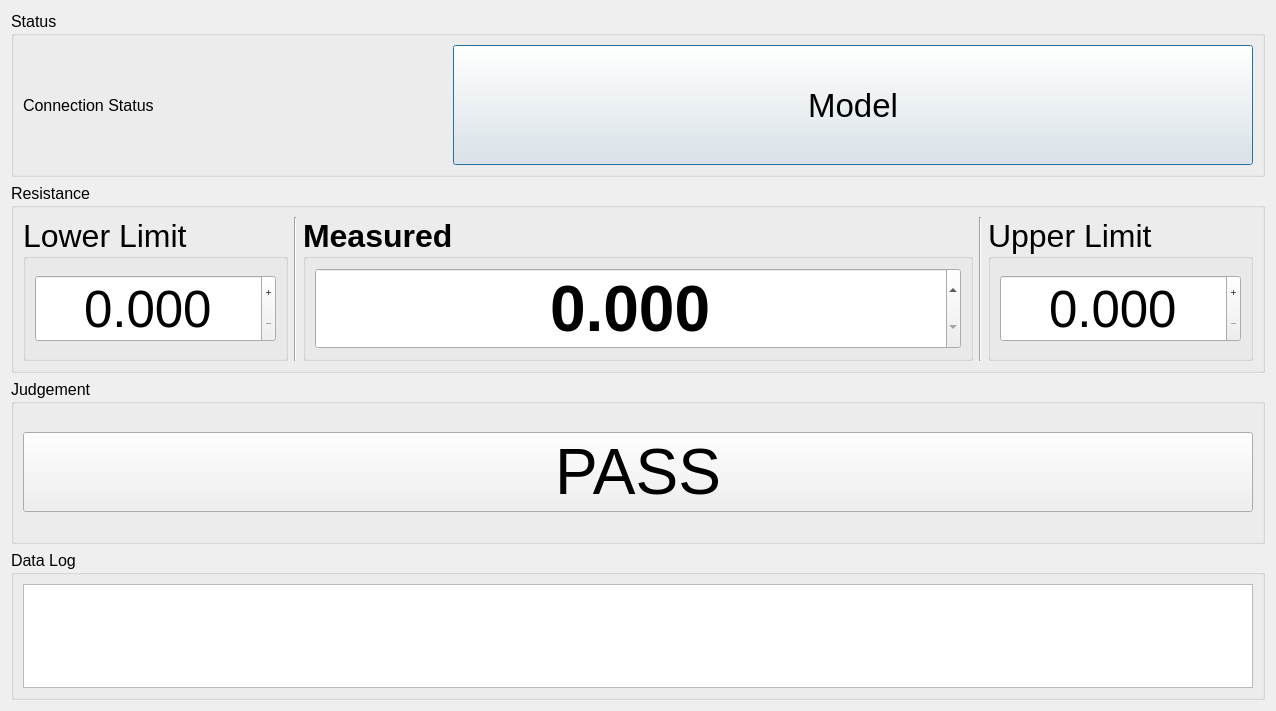
<?xml version="1.0" encoding="UTF-8"?>
<ui version="4.0">
 <class>Dialog</class>
 <widget class="QDialog" name="Dialog">
  <property name="geometry">
   <rect>
    <x>0</x>
    <y>0</y>
    <width>1276</width>
    <height>711</height>
   </rect>
  </property>
  <property name="sizePolicy">
   <sizepolicy hsizetype="Maximum" vsizetype="Maximum">
    <horstretch>0</horstretch>
    <verstretch>0</verstretch>
   </sizepolicy>
  </property>
  <property name="windowTitle">
   <string>Dialog</string>
  </property>
  <layout class="QVBoxLayout" name="verticalLayout">
   <item>
    <widget class="QGroupBox" name="groupBox_status">
     <property name="font">
      <font>
       <pointsize>12</pointsize>
      </font>
     </property>
     <property name="title">
      <string>Status</string>
     </property>
     <layout class="QHBoxLayout" name="horizontalLayout_2">
      <item>
       <widget class="QLabel" name="label_ConnectionStatus">
        <property name="text">
         <string>Connection Status</string>
        </property>
       </widget>
      </item>
      <item>
       <widget class="QPushButton" name="pushButton_model">
        <property name="minimumSize">
         <size>
          <width>800</width>
          <height>120</height>
         </size>
        </property>
        <property name="font">
         <font>
          <pointsize>25</pointsize>
         </font>
        </property>
        <property name="text">
         <string>Model</string>
        </property>
       </widget>
      </item>
     </layout>
    </widget>
   </item>
   <item>
    <widget class="QGroupBox" name="groupBox_Resistance">
     <property name="font">
      <font>
       <pointsize>12</pointsize>
      </font>
     </property>
     <property name="title">
      <string>Resistance</string>
     </property>
     <layout class="QHBoxLayout" name="horizontalLayout">
      <item>
       <widget class="QGroupBox" name="groupBox_LowerLimit">
        <property name="font">
         <font>
          <pointsize>24</pointsize>
         </font>
        </property>
        <property name="title">
         <string>Lower Limit</string>
        </property>
        <layout class="QVBoxLayout" name="verticalLayout_3">
         <item>
          <widget class="QDoubleSpinBox" name="doubleSpinBox_lowerLimit">
           <property name="font">
            <font>
             <pointsize>38</pointsize>
            </font>
           </property>
           <property name="alignment">
            <set>Qt::AlignCenter</set>
           </property>
           <property name="buttonSymbols">
            <enum>QAbstractSpinBox::PlusMinus</enum>
           </property>
           <property name="suffix">
            <string/>
           </property>
           <property name="decimals">
            <number>3</number>
           </property>
          </widget>
         </item>
        </layout>
       </widget>
      </item>
      <item>
       <widget class="Line" name="line">
        <property name="orientation">
         <enum>Qt::Vertical</enum>
        </property>
       </widget>
      </item>
      <item>
       <widget class="QGroupBox" name="groupBox_MeasureValue">
        <property name="minimumSize">
         <size>
          <width>670</width>
          <height>0</height>
         </size>
        </property>
        <property name="font">
         <font>
          <pointsize>24</pointsize>
          <weight>75</weight>
          <bold>true</bold>
         </font>
        </property>
        <property name="title">
         <string>Measured</string>
        </property>
        <layout class="QVBoxLayout" name="verticalLayout_4">
         <item>
          <widget class="QDoubleSpinBox" name="doubleSpinBox_Measure">
           <property name="font">
            <font>
             <pointsize>48</pointsize>
             <weight>75</weight>
             <bold>true</bold>
            </font>
           </property>
           <property name="alignment">
            <set>Qt::AlignCenter</set>
           </property>
           <property name="decimals">
            <number>3</number>
           </property>
          </widget>
         </item>
        </layout>
       </widget>
      </item>
      <item>
       <widget class="Line" name="line_2">
        <property name="orientation">
         <enum>Qt::Vertical</enum>
        </property>
       </widget>
      </item>
      <item>
       <widget class="QGroupBox" name="groupBox_UpperLimit">
        <property name="font">
         <font>
          <pointsize>24</pointsize>
         </font>
        </property>
        <property name="title">
         <string>Upper Limit</string>
        </property>
        <layout class="QVBoxLayout" name="verticalLayout_5">
         <item>
          <widget class="QDoubleSpinBox" name="doubleSpinBox_UpperLimit">
           <property name="font">
            <font>
             <pointsize>38</pointsize>
            </font>
           </property>
           <property name="alignment">
            <set>Qt::AlignCenter</set>
           </property>
           <property name="buttonSymbols">
            <enum>QAbstractSpinBox::PlusMinus</enum>
           </property>
           <property name="decimals">
            <number>3</number>
           </property>
          </widget>
         </item>
        </layout>
       </widget>
      </item>
     </layout>
    </widget>
   </item>
   <item>
    <widget class="QGroupBox" name="groupBox_Judge">
     <property name="font">
      <font>
       <pointsize>12</pointsize>
      </font>
     </property>
     <property name="title">
      <string>Judgement</string>
     </property>
     <layout class="QVBoxLayout" name="verticalLayout_2">
      <item>
       <widget class="QPushButton" name="pushButton_Judgement">
        <property name="font">
         <font>
          <pointsize>48</pointsize>
         </font>
        </property>
        <property name="text">
         <string>PASS</string>
        </property>
       </widget>
      </item>
     </layout>
    </widget>
   </item>
   <item>
    <widget class="QGroupBox" name="groupBox">
     <property name="minimumSize">
      <size>
       <width>0</width>
       <height>100</height>
      </size>
     </property>
     <property name="maximumSize">
      <size>
       <width>16777215</width>
       <height>150</height>
      </size>
     </property>
     <property name="font">
      <font>
       <pointsize>12</pointsize>
      </font>
     </property>
     <property name="title">
      <string>Data Log</string>
     </property>
     <layout class="QVBoxLayout" name="verticalLayout_6">
      <item>
       <widget class="QListView" name="listView_logger"/>
      </item>
     </layout>
    </widget>
   </item>
  </layout>
 </widget>
 <resources/>
 <connections/>
</ui>
